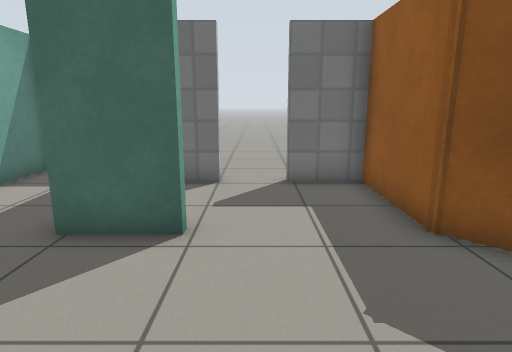
view 1 (above)

16 first-person views from a walk through a robot-simulator world made for Gazebo. The camera is 1 m above the floor, tilts 12° down and sees 75° across. The floor is counted in squares, 0.5 m on a side. Each view is taken from the middle of a square. On the plan, view 1 faces up. The plan holds only what a view shows up to about 18 squares ahead; the rest is blank. Gazebo's built-in surfaces are drawn with simple patterns.

view 2
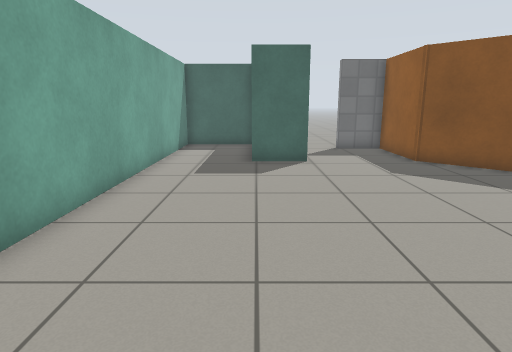

view 3
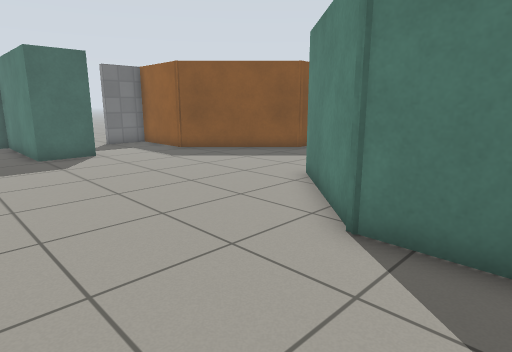

view 4
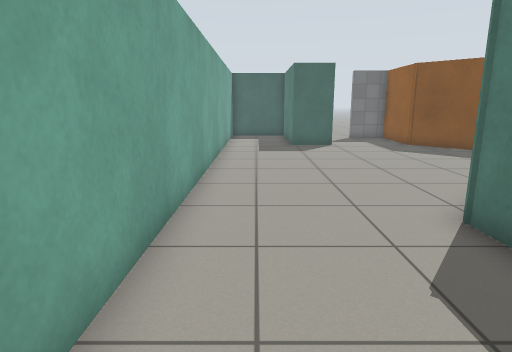

view 5
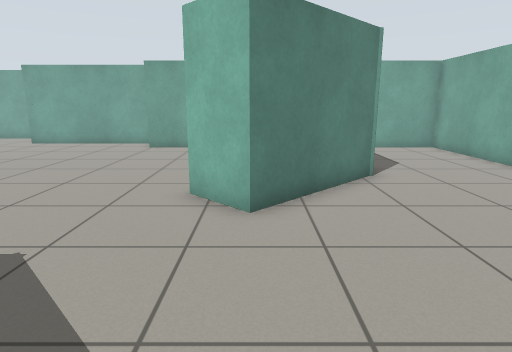

view 6
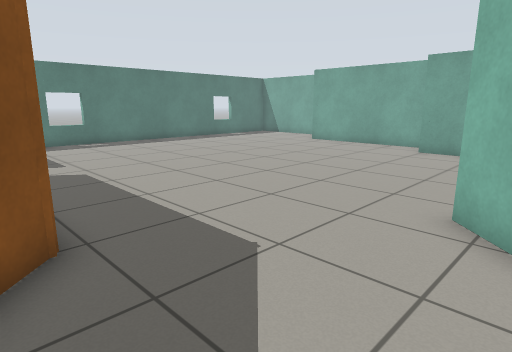

view 7
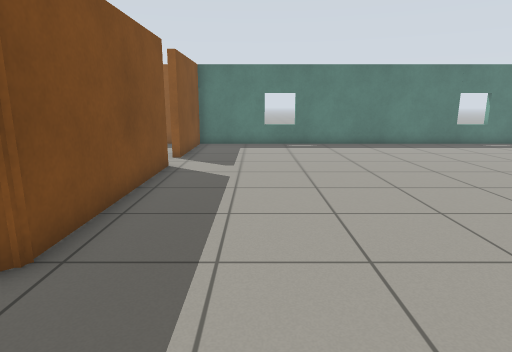

view 8
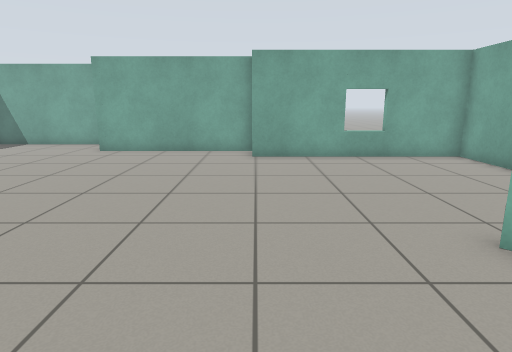

view 9
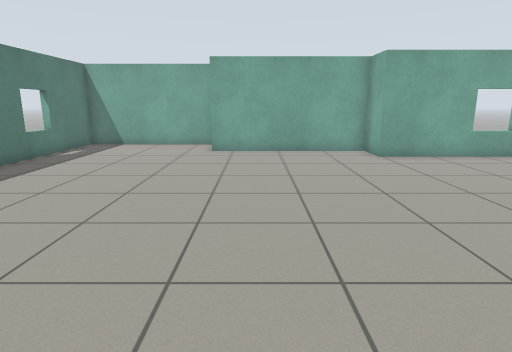

view 10
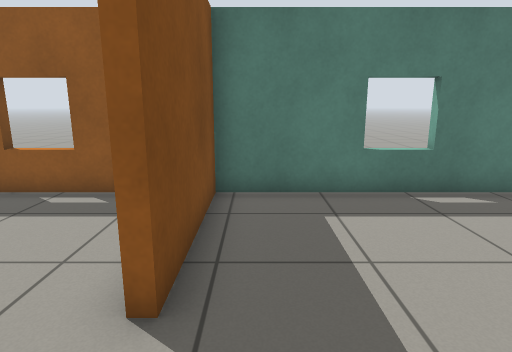

view 11
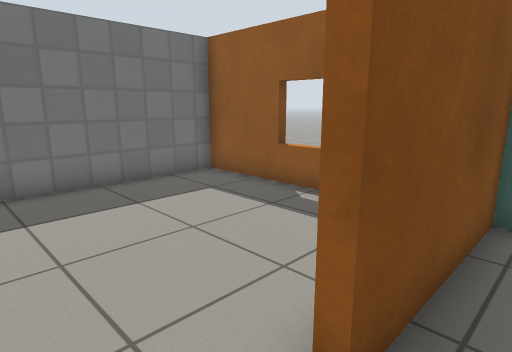

view 12
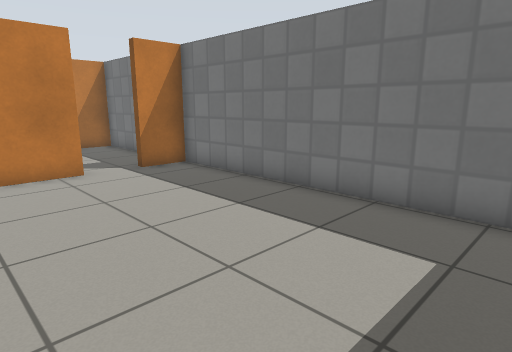

view 13
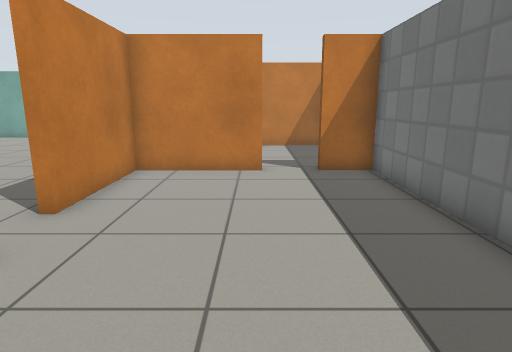

view 14
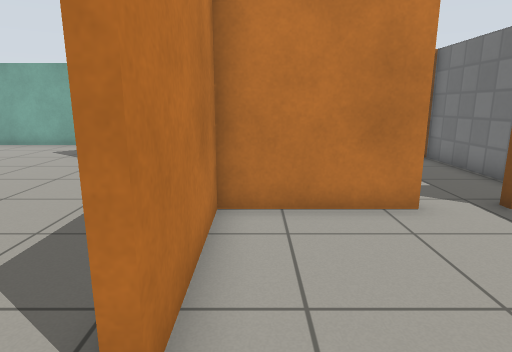

view 15
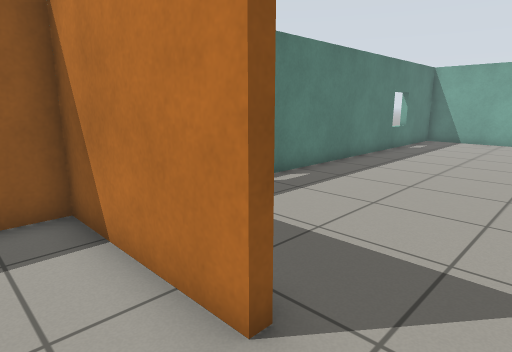

view 16
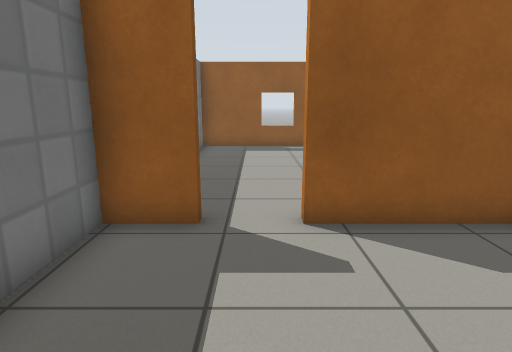

### Floor plan
Points are (right, up) in squares from view 1. A wall is a line through its corners. A room is listed if a view was taken in it or the views show most of it. See-through windows are left out.
Room 1 (views 1, 2, 3, 4, 5, 6, 7)
walls: (-1.1, 4.9) (-3.1, 4.9) (-3.1, 10.3) (-6.5, 10.3) (-6.5, -13.1) (-3.7, -13.1); (-1.4, -8.6) (-1.4, -6.5) (2.1, -3) (2.9, -3.8); (6.9, 0.9) (2.8, 5.1) (2.8, 8.6) (0.8, 8.6); (-0.9, 8.6) (-2, 8.6)
ways out: opening at (4, -1.4) to room 2; opening at (0, 9)
Room 2 (views 8, 9, 10, 11)
walls: (14.1, 0.9) (6.9, 0.9); (14.3, -17.3) (20.5, -17.3) (20.5, 0.9) (15.7, 0.9); (2.9, -3.8) (3.5, -4.5); (-1.1, -7.1) (-1.1, -13.1) (7.1, -13.1) (7.1, -14.8) (14, -14.8)
ways out: opening at (4, -1.4) to room 1; opening at (15, 1) to room 3
Room 3 (views 12, 13, 14, 15)
walls: (15.7, 1.2) (20.5, 1.2) (20.5, 8.6) (9.7, 8.6) (9.7, 6.9); (9.7, 5.2) (9.7, 1.2) (14.1, 1.2)
ways out: opening at (15, 1) to room 2; opening at (9, 6) to room 4
Room 4 (view 16)
walls: (9.4, 6.9) (9.4, 8.6) (3.1, 8.6) (3.1, 5.2); (9.4, 1.6) (9.4, 5.2)
ways out: opening at (9, 6) to room 3

Positions as (right, up) in squares from view 1, and headings:
1: (0, 0), facing up
2: (-3, -7), facing up
3: (-6, -9), facing up-right
4: (-5, -12), facing up
5: (2, 3), facing down
6: (2, 2), facing down-right
7: (3, -2), facing right
8: (7, 0), facing down
9: (12, 0), facing down
10: (13, 0), facing right
11: (14, 0), facing up-right
12: (20, 2), facing up-left
13: (20, 5), facing left
14: (16, 2), facing left
15: (14, 3), facing down-right
16: (4, 6), facing right
